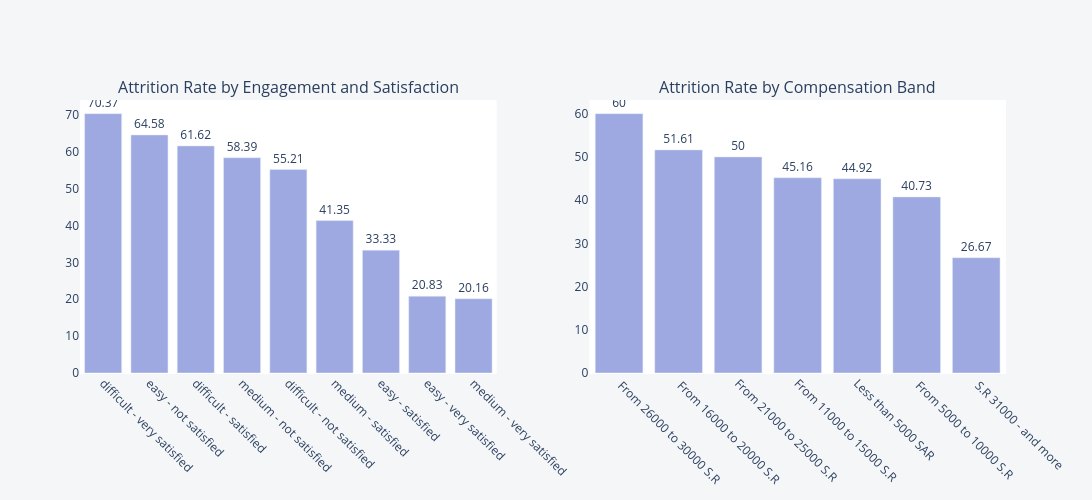

The notebook cell this image was saved under:
### Markdown cell above
Key Insights

The Medical, education and Financial sectors dominate headcount (over 300 and ~150 respectively), representing the majority of employees across sectors.

Several sectors (Transport, Economic, Environment/Agriculture, Tourism and smaller ones) have much lower headcounts, indicating workforce concentration in a few key sectors.

### Code cell
eng_data = (
    df.groupby(["Work_Live_Balance", "Job_Satisfaction"])["Attrition"]
    .apply(lambda x: (x == "Yes").mean() * 100)
    .reset_index()
)

eng_data["Label"] = (
    eng_data["Work_Live_Balance"] + " - " +
    eng_data["Job_Satisfaction"]
)

eng_data = eng_data.sort_values("Attrition", ascending=False)


comp_data = (
    df.groupby("MonthlySalary")["Attrition"]
    .apply(lambda x: (x == "Yes").mean() * 100)
    .reset_index()
    .sort_values("Attrition", ascending=False)
)


fig = make_subplots(rows=1, cols=2,
                    subplot_titles=(
                        "Attrition Rate by Engagement and Satisfaction",
                        "Attrition Rate by Compensation Band"
                    ))

# Plot 1
fig.add_trace(
    go.Bar(
        x=eng_data["Label"],
        y=eng_data["Attrition"],
        marker_color="#9DA9E0",
        text=eng_data["Attrition"].round(2),
        textposition="outside"
    ),
    row=1, col=1
)

# Plot 2
fig.add_trace(
    go.Bar(
        x=comp_data["MonthlySalary"],
        y=comp_data["Attrition"],
        marker_color="#9DA9E0",
        text=comp_data["Attrition"].round(2),
        textposition="outside"
    ),
    row=1, col=2
)

fig.update_layout(
    height=500,
    width=1200,
    showlegend=False,
    plot_bgcolor="white",
    paper_bgcolor="#f5f6f8"
)

fig.update_xaxes(tickangle=45)

fig.show()

### Figure 1 — Plotly figure (JSON) as saved in the notebook; plotly's stock layout.template omitted (floating-point values rounded to 4 significant figures)
{"data": [{"marker": {"color": "#9DA9E0"}, "text": [70.37, 64.58, 61.62, 58.39, 55.21, 41.35, 33.33, 20.83, 20.16], "textposition": "outside", "type": "bar", "x": ["difficult - very satisfied", "easy - not satisfied", "difficult - satisfied", "medium - not satisfied", "difficult - not satisfied", "medium - satisfied", "easy - satisfied", "easy - very satisfied", "medium - very satisfied"], "xaxis": "x", "y": [70.37, 64.58, 61.62, 58.39, 55.21, 41.35, 33.33, 20.83, 20.16], "yaxis": "y"}, {"marker": {"color": "#9DA9E0"}, "text": [60.0, 51.61, 50.0, 45.16, 44.92, 40.73, 26.67], "textposition": "outside", "type": "bar", "x": [" From 26000 to 30000 S.R", " From 16000 to 20000 S.R", "From 21000 to 25000 S.R", "From 11000 to 15000 S.R", "Less than 5000 SAR", " From 5000 to 10000 S.R ", " S.R 31000 - and more"], "xaxis": "x2", "y": [60.0, 51.61, 50.0, 45.16, 44.92, 40.73, 26.67], "yaxis": "y2"}], "layout": {"annotations": [{"font": {"size": 16}, "showarrow": false, "text": "Attrition Rate by Engagement and Satisfaction", "x": 0.225, "xanchor": "center", "xref": "paper", "y": 1, "yanchor": "bottom", "yref": "paper"}, {"font": {"size": 16}, "showarrow": false, "text": "Attrition Rate by Compensation Band", "x": 0.775, "xanchor": "center", "xref": "paper", "y": 1, "yanchor": "bottom", "yref": "paper"}], "height": 500, "paper_bgcolor": "#f5f6f8", "plot_bgcolor": "white", "showlegend": false, "width": 1200, "xaxis": {"anchor": "y", "domain": [0, 0.45], "tickangle": 45}, "xaxis2": {"anchor": "y2", "domain": [0.55, 1], "tickangle": 45}, "yaxis": {"anchor": "x", "domain": [0, 1]}, "yaxis2": {"anchor": "x2", "domain": [0, 1]}}}
